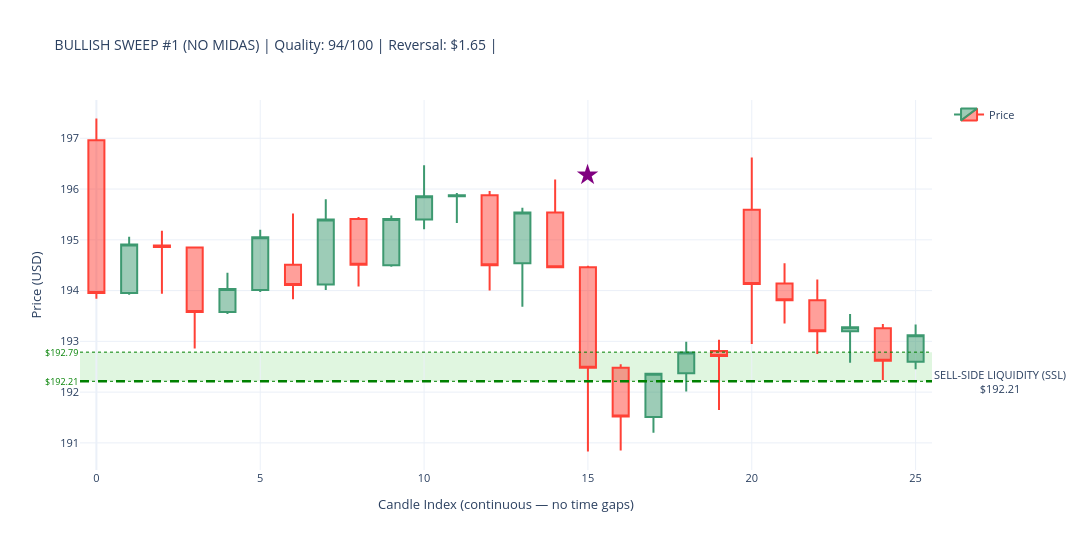
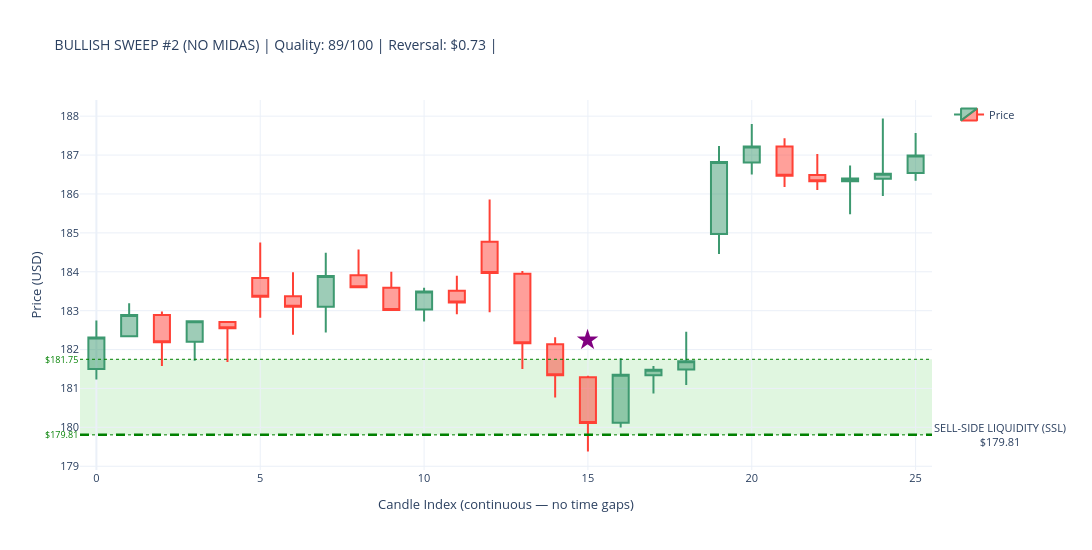
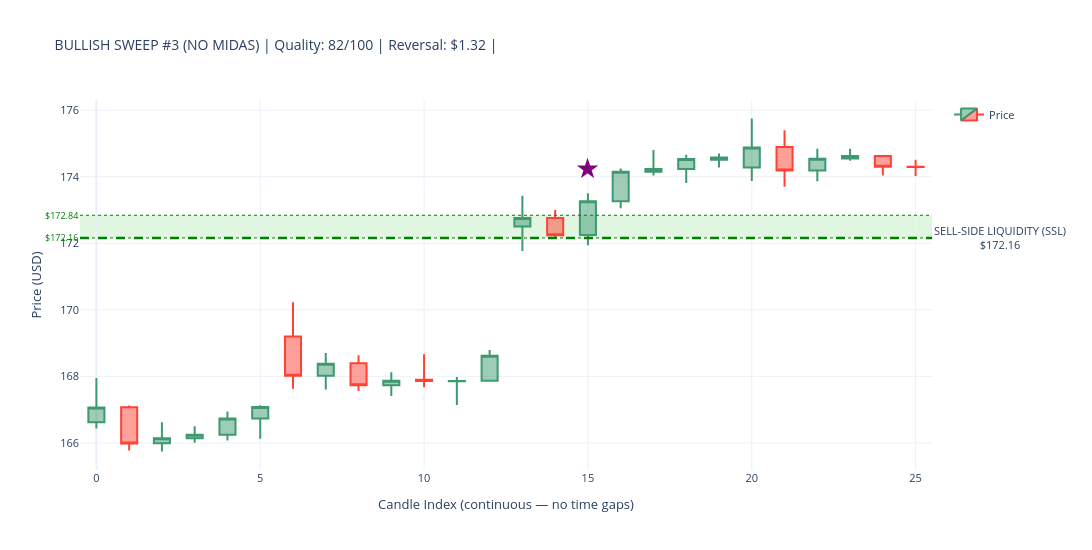
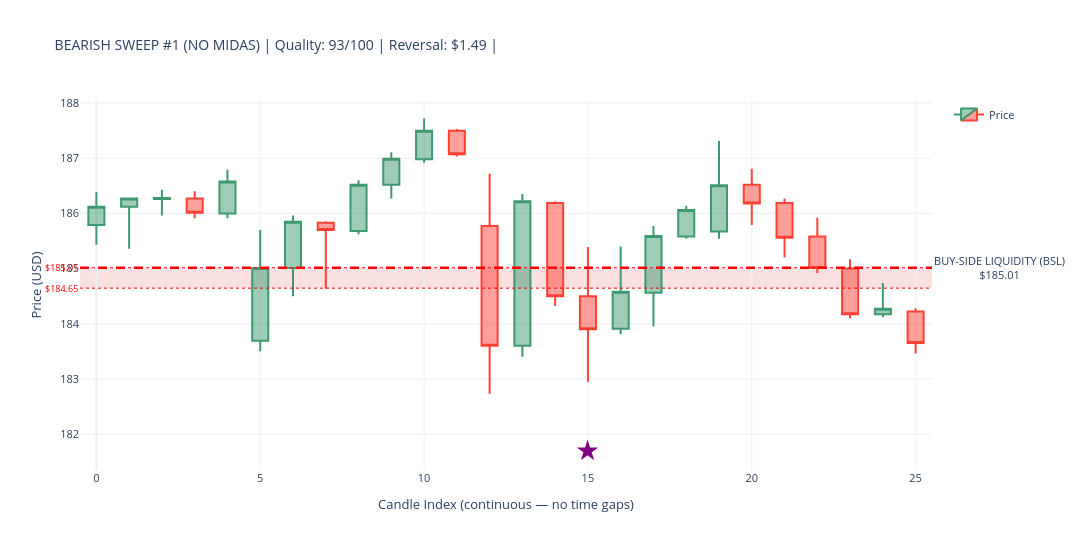

Write notebook code for charts like these, in order.
### Code cell
# ---------------------------------------------------------------------------
# SWEEP DETECTION CANDLESTICK VISUALIZATIONS WITH LIQUIDITY ZONES
# ---------------------------------------------------------------------------

required_vars = ['sweeps_hourly_no_midas', 'sweeps_hourly_with_midas', 'hourly_data']
missing_vars  = [v for v in required_vars if v not in globals()]

if missing_vars:
    print(f"\n⚠ WARNING: Missing variables — {missing_vars}")
    print("Please execute Part 8 first. Skipping visualization...")
else:
    print("\n✓ All required variables present. Proceeding with visualization...")

if not missing_vars:

    print("\n" + "=" * 70)
    print("VISUALIZING TOP SWEEPS — CANDLESTICK CHARTS WITH LIQUIDITY ZONES")
    print("=" * 70)

    import plotly.graph_objects as go

    price_data = hourly_data.copy()
    print(f"\n✓ Hourly data: {len(price_data)} candles")
    print(f"  Date range: {price_data['timestamp'].min().date()} → "
          f"{price_data['timestamp'].max().date()}")

    print(f"\nSweep data check:")
    print(f"  NO MIDAS  : {len(sweeps_hourly_no_midas)} total sweeps")
    if len(sweeps_hourly_no_midas) > 0:
        print(f"    Bullish : {(sweeps_hourly_no_midas['sweep_type']=='BULLISH').sum()}")
        print(f"    Bearish : {(sweeps_hourly_no_midas['sweep_type']=='BEARISH').sum()}")
    print(f"  WITH MIDAS: {len(sweeps_hourly_with_midas)} total sweeps")
    if len(sweeps_hourly_with_midas) > 0:
        print(f"    Bullish : {(sweeps_hourly_with_midas['sweep_type']=='BULLISH').sum()}")
        print(f"    Bearish : {(sweeps_hourly_with_midas['sweep_type']=='BEARISH').sum()}")


    def make_candlestick_chart_with_zones(
        price_df, sweep_timestamp, zone_level,
        zone_top, zone_bottom,
        sweep_type, chart_title
    ):
        try:
            # ── exact-hour timestamp match ────────────────────────────────────
            sweep_ts       = pd.to_datetime(sweep_timestamp)
            sweep_ts_naive = sweep_ts.tz_localize(None) if sweep_ts.tzinfo else sweep_ts
            ts_col_naive   = pd.to_datetime(price_df['timestamp']).dt.tz_localize(None)

            exact = price_df[ts_col_naive == sweep_ts_naive]
            sweep_idx = exact.index[0] if len(exact) > 0 else (
                (ts_col_naive - sweep_ts_naive).abs().idxmin()
            )

            sweep_pos = price_df.index.get_loc(sweep_idx)
            start_pos = max(0, sweep_pos - 15)
            end_pos   = min(len(price_df) - 1, sweep_pos + 10)

            subset = price_df.iloc[start_pos : end_pos + 1].copy().reset_index(drop=True)
            subset['candle_idx'] = range(len(subset))

            # FIX: build hover text as a list — Candlestick uses `text`, not `hovertemplate`
            hover_texts = [
                (f"{row['timestamp'].strftime('%Y-%m-%d %H:%M')}<br>"
                 f"O: ${row['open']:.2f}  H: ${row['high']:.2f}<br>"
                 f"L: ${row['low']:.2f}   C: ${row['close']:.2f}")
                for _, row in subset.iterrows()
            ]

            # ── candlestick ───────────────────────────────────────────────────
            fig = go.Figure(data=[go.Candlestick(
                x=subset['candle_idx'],
                open=subset['open'],  high=subset['high'],
                low=subset['low'],    close=subset['close'],
                name='Price',
                text=hover_texts,          # ← was hovertemplate (unsupported)
                hoverinfo='text',          # tell Plotly to show our text on hover
            )])

            # ── ICT-correct zone labels + actual boundaries ───────────────────
            if sweep_type == 'BULLISH':
                fill_color = 'rgba(0,180,0,0.12)'
                line_color = 'green'
                zone_label = 'SELL-SIDE LIQUIDITY (SSL)'
            else:
                fill_color = 'rgba(220,0,0,0.12)'
                line_color = 'red'
                zone_label = 'BUY-SIDE LIQUIDITY (BSL)'

            fig.add_hrect(
                y0=zone_bottom, y1=zone_top,
                fillcolor=fill_color, opacity=1.0,
                layer='below', line_width=0,
            )
            fig.add_hline(
                y=zone_level,
                line_width=2.5, line_dash='dash', line_color=line_color,
                annotation_text=f'{zone_label}<br>${zone_level:.2f}',
                annotation_position='right',
                annotation=dict(font_size=11, bgcolor='rgba(255,255,255,0.85)')
            )
            for y_val in [zone_top, zone_bottom]:
                fig.add_hline(
                    y=y_val, line_width=1, line_dash='dot', line_color=line_color,
                    annotation_text=f'${y_val:.2f}', annotation_position='left',
                    annotation=dict(font_size=9, font_color=line_color)
                )

            # ── sweep marker ──────────────────────────────────────────────────
            sweep_subset_pos = sweep_pos - start_pos
            if 0 <= sweep_subset_pos < len(subset):
                row_c = subset.iloc[sweep_subset_pos]
                cr    = row_c['high'] - row_c['low']
                arrow_y = (row_c['high'] + cr * 0.5 if sweep_type == 'BULLISH'
                           else row_c['low'] - cr * 0.5)
                fig.add_annotation(
                    x=row_c['candle_idx'], y=arrow_y,
                    text='★', showarrow=False,
                    font=dict(size=28, color='purple'),
                    xanchor='center'
                )

            fig.update_layout(
                title=dict(text=chart_title, font=dict(size=14)),
                yaxis_title='Price (USD)',
                xaxis_title='Candle Index (continuous — no time gaps)',
                template='plotly_white',
                height=550, width=1150,
                hovermode='x unified',
                xaxis_rangeslider_visible=False,
                xaxis=dict(type='linear'),
                showlegend=True,
                font=dict(size=11),
                margin=dict(l=80, r=160, t=100, b=80),
            )
            return fig

        except Exception as e:
            print(f"      ✗ Error ({type(e).__name__}): {e}")
            return None


    def plot_sweep_set(sweeps_df, label):
        if sweeps_df.empty:
            print(f"\n✗ No sweeps in {label} dataset")
            return

        print(f"\n{'=' * 70}")
        print(f"{label} SWEEPS WITH LIQUIDITY ZONES")
        print('=' * 70)

        for sweep_type, side_label in [
            ('BULLISH', 'SSL Raids (demand zone sweeps — bullish reversal)'),
            ('BEARISH', 'BSL Raids (supply zone sweeps — bearish reversal)'),
        ]:
            subset = (
                sweeps_df[sweeps_df['sweep_type'] == sweep_type]
                .nlargest(3, 'sweep_quality_score')
            )
            print(f"\n{side_label}  ({len(subset)} shown):")

            for i, (_, row) in enumerate(subset.iterrows(), 1):
                z_top = float(row.get('zone_top',    row['zone_level'] * 1.005))
                z_bot = float(row.get('zone_bottom', row['zone_level'] * 0.995))

                title = (
                    f"{sweep_type} SWEEP #{i} ({label}) | "
                    f"Quality: {row['sweep_quality_score']:.0f}/100 | "
                    f"Reversal: ${row['reversal_distance']:.2f} | "
                )
                print(f"  {i}. {row['timestamp']}  zone=${row['zone_level']:.2f}")

                fig = make_candlestick_chart_with_zones(
                    price_data,
                    sweep_timestamp = row['timestamp'],
                    zone_level      = row['zone_level'],
                    zone_top        = z_top,
                    zone_bottom     = z_bot,
                    sweep_type      = sweep_type,
                    chart_title     = title,
                )
                if fig:
                    fig.show()
                else:
                    print("      → Could not create chart")


    plot_sweep_set(sweeps_hourly_no_midas,   'NO MIDAS')
    plot_sweep_set(sweeps_hourly_with_midas, 'WITH MIDAS')

    print("\n" + "=" * 70)
    print("✓ LIQUIDITY ZONE SWEEP VISUALIZATION COMPLETE")
    print("=" * 70)
    print("\nVISUAL LEGEND:")
    print("  🟢 GREEN ZONE : Demand zone — SSL raid (BULLISH sweep, reversal up)")
    print("  🔴 RED ZONE   : Supply zone — BSL raid (BEARISH sweep, reversal down)")
    print("  ★ Star        : Exact sweep detection candle")
    print("  - - Dashed    : Zone midline (zone_level)")
    print("  ··· Dotted    : Actual zone top / bottom boundaries")

### Figure 1 — Plotly figure (JSON) as saved in the notebook; plotly's stock layout.template omitted (floating-point values rounded to 4 significant figures)
{"data": [{"close": [193.9, 194.9, 194.9, 193.6, 194.0, 195.1, 194.1, 195.4, 194.5, 195.4, 195.9, 195.9, 194.5, 195.5, 194.5, 192.5, 191.5, 192.4, 192.8, 192.7, 194.1, 193.8, 193.2, 193.3, 192.6, 193.1], "high": [197.4, 195.1, 195.2, 194.8, 194.3, 195.2, 195.5, 195.8, 195.4, 195.5, 196.5, 195.9, 196.0, 195.6, 196.2, 194.5, 192.6, 192.4, 193.0, 193.0, 196.6, 194.5, 194.2, 193.5, 193.3, 193.3], "hoverinfo": "text", "low": [193.8, 193.9, 193.9, 192.9, 193.5, 194.0, 193.8, 194.0, 194.1, 194.5, 195.2, 195.3, 194, 193.7, 194.5, 190.8, 190.8, 191.2, 192.0, 191.7, 192.9, 193.3, 192.8, 192.6, 192.2, 192.4], "name": "Price", "open": [197.0, 193.9, 194.9, 194.8, 193.6, 194.0, 194.5, 194.1, 195.4, 194.5, 195.4, 195.9, 195.9, 194.5, 195.5, 194.5, 192.5, 191.5, 192.4, 192.8, 195.6, 194.1, 193.8, 193.2, 193.3, 192.6], "text": ["2024-07-11 10:30<br>O: $196.96  H: $197.39<br>L: $193.84   C: $193.95", "2024-07-11 11:30<br>O: $193.95  H: $195.06<br>L: $193.92   C: $194.91", "2024-07-11 12:30<br>O: $194.89  H: $195.18<br>L: $193.94   C: $194.86", "2024-07-11 13:30<br>O: $194.85  H: $194.85<br>L: $192.86   C: $193.58", "2024-07-11 14:30<br>O: $193.58  H: $194.35<br>L: $193.54   C: $194.03", "2024-07-11 15:30<br>O: $194.01  H: $195.20<br>L: $193.97   C: $195.05", "2024-07-12 09:30<br>O: $194.51  H: $195.52<br>L: $193.83   C: $194.11", "2024-07-12 10:30<br>O: $194.12  H: $195.80<br>L: $194.01   C: $195.40", "2024-07-12 11:30<br>O: $195.41  H: $195.45<br>L: $194.08   C: $194.51", "2024-07-12 12:30<br>O: $194.50  H: $195.48<br>L: $194.47   C: $195.41", "2024-07-12 13:30<br>O: $195.40  H: $196.47<br>L: $195.21   C: $195.86", "2024-07-12 14:30<br>O: $195.86  H: $195.92<br>L: $195.33   C: $195.88", "2024-07-12 15:30<br>O: $195.88  H: $195.96<br>L: $194.00   C: $194.50", "2024-07-15 09:30<br>O: $194.54  H: $195.63<br>L: $193.68   C: $195.54", "2024-07-15 10:30<br>O: $195.54  H: $196.19<br>L: $194.46   C: $194.46", "2024-07-15 11:30<br>O: $194.46  H: $194.49<br>L: $190.83   C: $192.48", "2024-07-15 12:30<br>O: $192.48  H: $192.55<br>L: $190.85   C: $191.52", "2024-07-15 13:30<br>O: $191.51  H: $192.38<br>L: $191.20   C: $192.36", "2024-07-15 14:30<br>O: $192.37  H: $192.99<br>L: $192.01   C: $192.78", "2024-07-15 15:30<br>O: $192.81  H: $193.03<br>L: $191.65   C: $192.71", "2024-07-16 09:30<br>O: $195.59  H: $196.62<br>L: $192.95   C: $194.13", "2024-07-16 10:30<br>O: $194.14  H: $194.54<br>L: $193.35   C: $193.81", "2024-07-16 11:30<br>O: $193.81  H: $194.22<br>L: $192.75   C: $193.20", "2024-07-16 12:30<br>O: $193.20  H: $193.54<br>L: $192.58   C: $193.28", "2024-07-16 13:30<br>O: $193.26  H: $193.34<br>L: $192.24   C: $192.62", "2024-07-16 14:30<br>O: $192.60  H: $193.33<br>L: $192.45   C: $193.12"], "type": "candlestick", "x": [0, 1, 2, 3, 4, 5, 6, 7, 8, 9, 10, 11, 12, 13, 14, 15, 16, 17, 18, 19, 20, 21, 22, 23, 24, 25]}], "layout": {"annotations": [{"bgcolor": "rgba(255,255,255,0.85)", "font": {"size": 11}, "showarrow": false, "text": "SELL-SIDE LIQUIDITY (SSL)<br>$192.21", "x": 1, "xanchor": "left", "xref": "x domain", "y": 192.2, "yanchor": "middle", "yref": "y"}, {"font": {"color": "green", "size": 9}, "showarrow": false, "text": "$192.79", "x": 0, "xanchor": "right", "xref": "x domain", "y": 192.8, "yanchor": "middle", "yref": "y"}, {"font": {"color": "green", "size": 9}, "showarrow": false, "text": "$192.21", "x": 0, "xanchor": "right", "xref": "x domain", "y": 192.2, "yanchor": "middle", "yref": "y"}, {"font": {"color": "purple", "size": 28}, "showarrow": false, "text": "★", "x": 15, "xanchor": "center", "y": 196.3}], "font": {"size": 11}, "height": 550, "hovermode": "x unified", "margin": {"b": 80, "l": 80, "r": 160, "t": 100}, "shapes": [{"fillcolor": "rgba(0,180,0,0.12)", "layer": "below", "line": {"width": 0}, "opacity": 1, "type": "rect", "x0": 0, "x1": 1, "xref": "x domain", "y0": 192.2, "y1": 192.8, "yref": "y"}, {"line": {"color": "green", "dash": "dash", "width": 2.5}, "type": "line", "x0": 0, "x1": 1, "xref": "x domain", "y0": 192.2, "y1": 192.2, "yref": "y"}, {"line": {"color": "green", "dash": "dot", "width": 1}, "type": "line", "x0": 0, "x1": 1, "xref": "x domain", "y0": 192.8, "y1": 192.8, "yref": "y"}, {"line": {"color": "green", "dash": "dot", "width": 1}, "type": "line", "x0": 0, "x1": 1, "xref": "x domain", "y0": 192.2, "y1": 192.2, "yref": "y"}], "showlegend": true, "title": {"font": {"size": 14}, "text": "BULLISH SWEEP #1 (NO MIDAS) | Quality: 94/100 | Reversal: $1.65 | "}, "width": 1150, "xaxis": {"rangeslider": {"visible": false}, "title": {"text": "Candle Index (continuous — no time gaps)"}, "type": "linear"}, "yaxis": {"title": {"text": "Price (USD)"}}}}

### Figure 2 — Plotly figure (JSON) as saved in the notebook; plotly's stock layout.template omitted (floating-point values rounded to 4 significant figures)
{"data": [{"close": [182.3, 182.9, 182.2, 182.7, 182.6, 183.4, 183.1, 183.9, 183.6, 183.0, 183.5, 183.2, 184.0, 182.2, 181.3, 180.1, 181.3, 181.5, 181.7, 186.8, 187.2, 186.5, 186.3, 186.4, 186.5, 187.0], "high": [182.8, 183.2, 183.0, 182.7, 182.7, 184.8, 184.0, 184.5, 184.6, 184, 183.6, 183.9, 185.9, 184.0, 182.3, 181.3, 181.8, 181.6, 182.5, 187.2, 187.8, 187.4, 187.0, 186.7, 187.9, 187.6], "hoverinfo": "text", "low": [181.2, 182.3, 181.6, 181.7, 181.7, 182.8, 182.4, 182.4, 183.6, 183.0, 182.7, 182.9, 183.0, 181.5, 180.8, 179.4, 180, 180.9, 181.1, 184.5, 186.5, 186.2, 186.1, 185.5, 185.9, 186.3], "name": "Price", "open": [181.5, 182.3, 182.9, 182.2, 182.7, 183.8, 183.4, 183.1, 183.9, 183.6, 183.0, 183.5, 184.8, 183.9, 182.1, 181.3, 180.1, 181.3, 181.5, 185.0, 186.8, 187.2, 186.5, 186.3, 186.4, 186.5], "text": ["2024-07-26 11:30<br>O: $181.50  H: $182.75<br>L: $181.23   C: $182.31", "2024-07-26 12:30<br>O: $182.34  H: $183.19<br>L: $182.33   C: $182.89", "2024-07-26 13:30<br>O: $182.89  H: $182.98<br>L: $181.58   C: $182.19", "2024-07-26 14:30<br>O: $182.20  H: $182.73<br>L: $181.71   C: $182.73", "2024-07-26 15:30<br>O: $182.71  H: $182.72<br>L: $181.68   C: $182.55", "2024-07-29 09:30<br>O: $183.84  H: $184.75<br>L: $182.82   C: $183.36", "2024-07-29 10:30<br>O: $183.37  H: $183.99<br>L: $182.38   C: $183.10", "2024-07-29 11:30<br>O: $183.10  H: $184.49<br>L: $182.44   C: $183.89", "2024-07-29 12:30<br>O: $183.91  H: $184.57<br>L: $183.60   C: $183.60", "2024-07-29 13:30<br>O: $183.59  H: $184.00<br>L: $182.99   C: $183.02", "2024-07-29 14:30<br>O: $183.03  H: $183.59<br>L: $182.72   C: $183.49", "2024-07-29 15:30<br>O: $183.51  H: $183.90<br>L: $182.91   C: $183.21", "2024-07-30 09:30<br>O: $184.77  H: $185.86<br>L: $182.96   C: $183.97", "2024-07-30 10:30<br>O: $183.95  H: $184.02<br>L: $181.50   C: $182.16", "2024-07-30 11:30<br>O: $182.14  H: $182.32<br>L: $180.77   C: $181.34", "2024-07-30 12:30<br>O: $181.29  H: $181.33<br>L: $179.38   C: $180.11", "2024-07-30 13:30<br>O: $180.12  H: $181.78<br>L: $180.00   C: $181.35", "2024-07-30 14:30<br>O: $181.34  H: $181.58<br>L: $180.87   C: $181.48", "2024-07-30 15:30<br>O: $181.49  H: $182.46<br>L: $181.09   C: $181.70", "2024-07-31 09:30<br>O: $184.97  H: $187.23<br>L: $184.46   C: $186.82", "2024-07-31 10:30<br>O: $186.81  H: $187.80<br>L: $186.50   C: $187.22", "2024-07-31 11:30<br>O: $187.22  H: $187.43<br>L: $186.18   C: $186.47", "2024-07-31 12:30<br>O: $186.49  H: $187.03<br>L: $186.10   C: $186.33", "2024-07-31 13:30<br>O: $186.33  H: $186.73<br>L: $185.48   C: $186.40", "2024-07-31 14:30<br>O: $186.39  H: $187.94<br>L: $185.95   C: $186.52", "2024-07-31 15:30<br>O: $186.54  H: $187.57<br>L: $186.34   C: $186.99"], "type": "candlestick", "x": [0, 1, 2, 3, 4, 5, 6, 7, 8, 9, 10, 11, 12, 13, 14, 15, 16, 17, 18, 19, 20, 21, 22, 23, 24, 25]}], "layout": {"annotations": [{"bgcolor": "rgba(255,255,255,0.85)", "font": {"size": 11}, "showarrow": false, "text": "SELL-SIDE LIQUIDITY (SSL)<br>$179.81", "x": 1, "xanchor": "left", "xref": "x domain", "y": 179.8, "yanchor": "middle", "yref": "y"}, {"font": {"color": "green", "size": 9}, "showarrow": false, "text": "$181.75", "x": 0, "xanchor": "right", "xref": "x domain", "y": 181.8, "yanchor": "middle", "yref": "y"}, {"font": {"color": "green", "size": 9}, "showarrow": false, "text": "$179.81", "x": 0, "xanchor": "right", "xref": "x domain", "y": 179.8, "yanchor": "middle", "yref": "y"}, {"font": {"color": "purple", "size": 28}, "showarrow": false, "text": "★", "x": 15, "xanchor": "center", "y": 182.3}], "font": {"size": 11}, "height": 550, "hovermode": "x unified", "margin": {"b": 80, "l": 80, "r": 160, "t": 100}, "shapes": [{"fillcolor": "rgba(0,180,0,0.12)", "layer": "below", "line": {"width": 0}, "opacity": 1, "type": "rect", "x0": 0, "x1": 1, "xref": "x domain", "y0": 179.8, "y1": 181.8, "yref": "y"}, {"line": {"color": "green", "dash": "dash", "width": 2.5}, "type": "line", "x0": 0, "x1": 1, "xref": "x domain", "y0": 179.8, "y1": 179.8, "yref": "y"}, {"line": {"color": "green", "dash": "dot", "width": 1}, "type": "line", "x0": 0, "x1": 1, "xref": "x domain", "y0": 181.8, "y1": 181.8, "yref": "y"}, {"line": {"color": "green", "dash": "dot", "width": 1}, "type": "line", "x0": 0, "x1": 1, "xref": "x domain", "y0": 179.8, "y1": 179.8, "yref": "y"}], "showlegend": true, "title": {"font": {"size": 14}, "text": "BULLISH SWEEP #2 (NO MIDAS) | Quality: 89/100 | Reversal: $0.73 | "}, "width": 1150, "xaxis": {"rangeslider": {"visible": false}, "title": {"text": "Candle Index (continuous — no time gaps)"}, "type": "linear"}, "yaxis": {"title": {"text": "Price (USD)"}}}}

### Figure 3 — Plotly figure (JSON) as saved in the notebook; plotly's stock layout.template omitted (floating-point values rounded to 4 significant figures)
{"data": [{"close": [167.1, 166.0, 166.1, 166.2, 166.7, 167.1, 168.0, 168.4, 167.7, 167.9, 167.9, 167.9, 168.6, 172.8, 172.2, 173.3, 174.2, 174.2, 174.5, 174.6, 174.9, 174.2, 174.5, 174.6, 174.3, 174.3], "high": [167.9, 167.1, 166.6, 166.5, 166.9, 167.1, 170.2, 168.7, 168.6, 168.1, 168.7, 168.0, 168.8, 173.4, 173, 173.5, 174.2, 174.8, 174.7, 174.7, 175.8, 175.4, 174.8, 174.8, 174.6, 174.5], "hoverinfo": "text", "low": [166.4, 165.8, 165.7, 166, 166.1, 166.1, 167.6, 167.6, 167.6, 167.4, 167.7, 167.1, 167.9, 171.8, 172.2, 171.9, 173.1, 174.0, 173.8, 174.3, 173.9, 173.7, 173.9, 174.5, 174.0, 174.0], "name": "Price", "open": [166.6, 167.1, 166.0, 166.1, 166.2, 166.7, 169.2, 168.0, 168.4, 167.7, 167.9, 167.8, 167.9, 172.5, 172.8, 172.2, 173.3, 174.2, 174.2, 174.5, 174.3, 174.9, 174.2, 174.6, 174.6, 174.3], "text": ["2024-02-20 10:30<br>O: $166.62  H: $167.95<br>L: $166.43   C: $167.06", "2024-02-20 11:30<br>O: $167.07  H: $167.12<br>L: $165.77   C: $165.98", "2024-02-20 12:30<br>O: $165.99  H: $166.62<br>L: $165.74   C: $166.14", "2024-02-20 13:30<br>O: $166.14  H: $166.50<br>L: $166.00   C: $166.24", "2024-02-20 14:30<br>O: $166.24  H: $166.94<br>L: $166.07   C: $166.73", "2024-02-20 15:30<br>O: $166.73  H: $167.13<br>L: $166.12   C: $167.08", "2024-02-21 09:30<br>O: $169.20  H: $170.23<br>L: $167.63   C: $168.02", "2024-02-21 10:30<br>O: $168.02  H: $168.70<br>L: $167.60   C: $168.38", "2024-02-21 11:30<br>O: $168.39  H: $168.63<br>L: $167.56   C: $167.73", "2024-02-21 12:30<br>O: $167.73  H: $168.12<br>L: $167.41   C: $167.87", "2024-02-21 13:30<br>O: $167.90  H: $168.66<br>L: $167.67   C: $167.86", "2024-02-21 14:30<br>O: $167.85  H: $167.98<br>L: $167.14   C: $167.86", "2024-02-21 15:30<br>O: $167.87  H: $168.79<br>L: $167.87   C: $168.62", "2024-02-22 09:30<br>O: $172.50  H: $173.43<br>L: $171.77   C: $172.76", "2024-02-22 10:30<br>O: $172.76  H: $173.00<br>L: $172.16   C: $172.24", "2024-02-22 11:30<br>O: $172.25  H: $173.50<br>L: $171.94   C: $173.26", "2024-02-22 12:30<br>O: $173.26  H: $174.25<br>L: $173.05   C: $174.15", "2024-02-22 13:30<br>O: $174.15  H: $174.80<br>L: $174.04   C: $174.23", "2024-02-22 14:30<br>O: $174.23  H: $174.66<br>L: $173.81   C: $174.53", "2024-02-22 15:30<br>O: $174.51  H: $174.70<br>L: $174.28   C: $174.58", "2024-02-23 09:30<br>O: $174.28  H: $175.75<br>L: $173.87   C: $174.88", "2024-02-23 10:30<br>O: $174.89  H: $175.40<br>L: $173.70   C: $174.19", "2024-02-23 11:30<br>O: $174.19  H: $174.84<br>L: $173.86   C: $174.54", "2024-02-23 12:30<br>O: $174.55  H: $174.84<br>L: $174.48   C: $174.62", "2024-02-23 13:30<br>O: $174.62  H: $174.63<br>L: $174.04   C: $174.30", "2024-02-23 14:30<br>O: $174.30  H: $174.51<br>L: $174.02   C: $174.29"], "type": "candlestick", "x": [0, 1, 2, 3, 4, 5, 6, 7, 8, 9, 10, 11, 12, 13, 14, 15, 16, 17, 18, 19, 20, 21, 22, 23, 24, 25]}], "layout": {"annotations": [{"bgcolor": "rgba(255,255,255,0.85)", "font": {"size": 11}, "showarrow": false, "text": "SELL-SIDE LIQUIDITY (SSL)<br>$172.16", "x": 1, "xanchor": "left", "xref": "x domain", "y": 172.2, "yanchor": "middle", "yref": "y"}, {"font": {"color": "green", "size": 9}, "showarrow": false, "text": "$172.84", "x": 0, "xanchor": "right", "xref": "x domain", "y": 172.8, "yanchor": "middle", "yref": "y"}, {"font": {"color": "green", "size": 9}, "showarrow": false, "text": "$172.16", "x": 0, "xanchor": "right", "xref": "x domain", "y": 172.2, "yanchor": "middle", "yref": "y"}, {"font": {"color": "purple", "size": 28}, "showarrow": false, "text": "★", "x": 15, "xanchor": "center", "y": 174.3}], "font": {"size": 11}, "height": 550, "hovermode": "x unified", "margin": {"b": 80, "l": 80, "r": 160, "t": 100}, "shapes": [{"fillcolor": "rgba(0,180,0,0.12)", "layer": "below", "line": {"width": 0}, "opacity": 1, "type": "rect", "x0": 0, "x1": 1, "xref": "x domain", "y0": 172.2, "y1": 172.8, "yref": "y"}, {"line": {"color": "green", "dash": "dash", "width": 2.5}, "type": "line", "x0": 0, "x1": 1, "xref": "x domain", "y0": 172.2, "y1": 172.2, "yref": "y"}, {"line": {"color": "green", "dash": "dot", "width": 1}, "type": "line", "x0": 0, "x1": 1, "xref": "x domain", "y0": 172.8, "y1": 172.8, "yref": "y"}, {"line": {"color": "green", "dash": "dot", "width": 1}, "type": "line", "x0": 0, "x1": 1, "xref": "x domain", "y0": 172.2, "y1": 172.2, "yref": "y"}], "showlegend": true, "title": {"font": {"size": 14}, "text": "BULLISH SWEEP #3 (NO MIDAS) | Quality: 82/100 | Reversal: $1.32 | "}, "width": 1150, "xaxis": {"rangeslider": {"visible": false}, "title": {"text": "Candle Index (continuous — no time gaps)"}, "type": "linear"}, "yaxis": {"title": {"text": "Price (USD)"}}}}

### Figure 4 — Plotly figure (JSON) as saved in the notebook; plotly's stock layout.template omitted (floating-point values rounded to 4 significant figures)
{"data": [{"close": [186.1, 186.3, 186.3, 186.0, 186.6, 185.0, 185.8, 185.7, 186.5, 187.0, 187.5, 187.1, 183.6, 186.2, 184.5, 183.9, 184.6, 185.6, 186.1, 186.5, 186.2, 185.6, 185.0, 184.2, 184.3, 183.7], "high": [186.4, 186.3, 186.4, 186.4, 186.8, 185.7, 186.0, 185.9, 186.6, 187.1, 187.7, 187.5, 186.7, 186.3, 186.2, 185.4, 185.4, 185.8, 186.1, 187.3, 186.8, 186.3, 185.9, 185.2, 184.7, 184.3], "hoverinfo": "text", "low": [185.4, 185.4, 186.0, 185.9, 185.9, 183.5, 184.5, 184.6, 185.6, 186.3, 186.9, 187.0, 182.7, 183.4, 184.3, 182.9, 183.8, 183.9, 185.5, 185.5, 185.8, 185.2, 184.9, 184.1, 184.1, 183.5], "name": "Price", "open": [185.8, 186.1, 186.3, 186.3, 186, 183.7, 185.0, 185.8, 185.7, 186.5, 187.0, 187.5, 185.8, 183.6, 186.2, 184.5, 183.9, 184.6, 185.6, 185.7, 186.5, 186.2, 185.6, 185, 184.2, 184.2], "text": ["2024-05-13 11:30<br>O: $185.79  H: $186.39<br>L: $185.43   C: $186.12", "2024-05-13 12:30<br>O: $186.12  H: $186.29<br>L: $185.36   C: $186.27", "2024-05-13 13:30<br>O: $186.26  H: $186.43<br>L: $185.96   C: $186.28", "2024-05-13 14:30<br>O: $186.27  H: $186.40<br>L: $185.91   C: $186.01", "2024-05-13 15:30<br>O: $186.00  H: $186.79<br>L: $185.91   C: $186.58", "2024-05-14 09:30<br>O: $183.69  H: $185.70<br>L: $183.50   C: $185.01", "2024-05-14 10:30<br>O: $185.01  H: $185.96<br>L: $184.50   C: $185.85", "2024-05-14 11:30<br>O: $185.83  H: $185.86<br>L: $184.64   C: $185.70", "2024-05-14 12:30<br>O: $185.68  H: $186.60<br>L: $185.62   C: $186.52", "2024-05-14 13:30<br>O: $186.52  H: $187.11<br>L: $186.27   C: $186.99", "2024-05-14 14:30<br>O: $186.98  H: $187.72<br>L: $186.92   C: $187.50", "2024-05-14 15:30<br>O: $187.50  H: $187.53<br>L: $187.03   C: $187.07", "2024-05-15 09:30<br>O: $185.77  H: $186.72<br>L: $182.73   C: $183.60", "2024-05-15 10:30<br>O: $183.60  H: $186.35<br>L: $183.40   C: $186.22", "2024-05-15 11:30<br>O: $186.19  H: $186.22<br>L: $184.32   C: $184.50", "2024-05-15 12:30<br>O: $184.50  H: $185.39<br>L: $182.95   C: $183.90", "2024-05-15 13:30<br>O: $183.91  H: $185.40<br>L: $183.81   C: $184.58", "2024-05-15 14:30<br>O: $184.56  H: $185.77<br>L: $183.95   C: $185.59", "2024-05-15 15:30<br>O: $185.58  H: $186.14<br>L: $185.54   C: $186.06", "2024-05-16 09:30<br>O: $185.67  H: $187.31<br>L: $185.54   C: $186.51", "2024-05-16 10:30<br>O: $186.52  H: $186.81<br>L: $185.79   C: $186.18", "2024-05-16 11:30<br>O: $186.19  H: $186.27<br>L: $185.20   C: $185.56", "2024-05-16 12:30<br>O: $185.58  H: $185.92<br>L: $184.92   C: $185.01", "2024-05-16 13:30<br>O: $185.00  H: $185.17<br>L: $184.10   C: $184.17", "2024-05-16 14:30<br>O: $184.17  H: $184.74<br>L: $184.12   C: $184.27", "2024-05-16 15:30<br>O: $184.22  H: $184.28<br>L: $183.46   C: $183.65"], "type": "candlestick", "x": [0, 1, 2, 3, 4, 5, 6, 7, 8, 9, 10, 11, 12, 13, 14, 15, 16, 17, 18, 19, 20, 21, 22, 23, 24, 25]}], "layout": {"annotations": [{"bgcolor": "rgba(255,255,255,0.85)", "font": {"size": 11}, "showarrow": false, "text": "BUY-SIDE LIQUIDITY (BSL)<br>$185.01", "x": 1, "xanchor": "left", "xref": "x domain", "y": 185.0, "yanchor": "middle", "yref": "y"}, {"font": {"color": "red", "size": 9}, "showarrow": false, "text": "$185.01", "x": 0, "xanchor": "right", "xref": "x domain", "y": 185.0, "yanchor": "middle", "yref": "y"}, {"font": {"color": "red", "size": 9}, "showarrow": false, "text": "$184.65", "x": 0, "xanchor": "right", "xref": "x domain", "y": 184.6, "yanchor": "middle", "yref": "y"}, {"font": {"color": "purple", "size": 28}, "showarrow": false, "text": "★", "x": 15, "xanchor": "center", "y": 181.7}], "font": {"size": 11}, "height": 550, "hovermode": "x unified", "margin": {"b": 80, "l": 80, "r": 160, "t": 100}, "shapes": [{"fillcolor": "rgba(220,0,0,0.12)", "layer": "below", "line": {"width": 0}, "opacity": 1, "type": "rect", "x0": 0, "x1": 1, "xref": "x domain", "y0": 184.6, "y1": 185.0, "yref": "y"}, {"line": {"color": "red", "dash": "dash", "width": 2.5}, "type": "line", "x0": 0, "x1": 1, "xref": "x domain", "y0": 185.0, "y1": 185.0, "yref": "y"}, {"line": {"color": "red", "dash": "dot", "width": 1}, "type": "line", "x0": 0, "x1": 1, "xref": "x domain", "y0": 185.0, "y1": 185.0, "yref": "y"}, {"line": {"color": "red", "dash": "dot", "width": 1}, "type": "line", "x0": 0, "x1": 1, "xref": "x domain", "y0": 184.6, "y1": 184.6, "yref": "y"}], "showlegend": true, "title": {"font": {"size": 14}, "text": "BEARISH SWEEP #1 (NO MIDAS) | Quality: 93/100 | Reversal: $1.49 | "}, "width": 1150, "xaxis": {"rangeslider": {"visible": false}, "title": {"text": "Candle Index (continuous — no time gaps)"}, "type": "linear"}, "yaxis": {"title": {"text": "Price (USD)"}}}}
